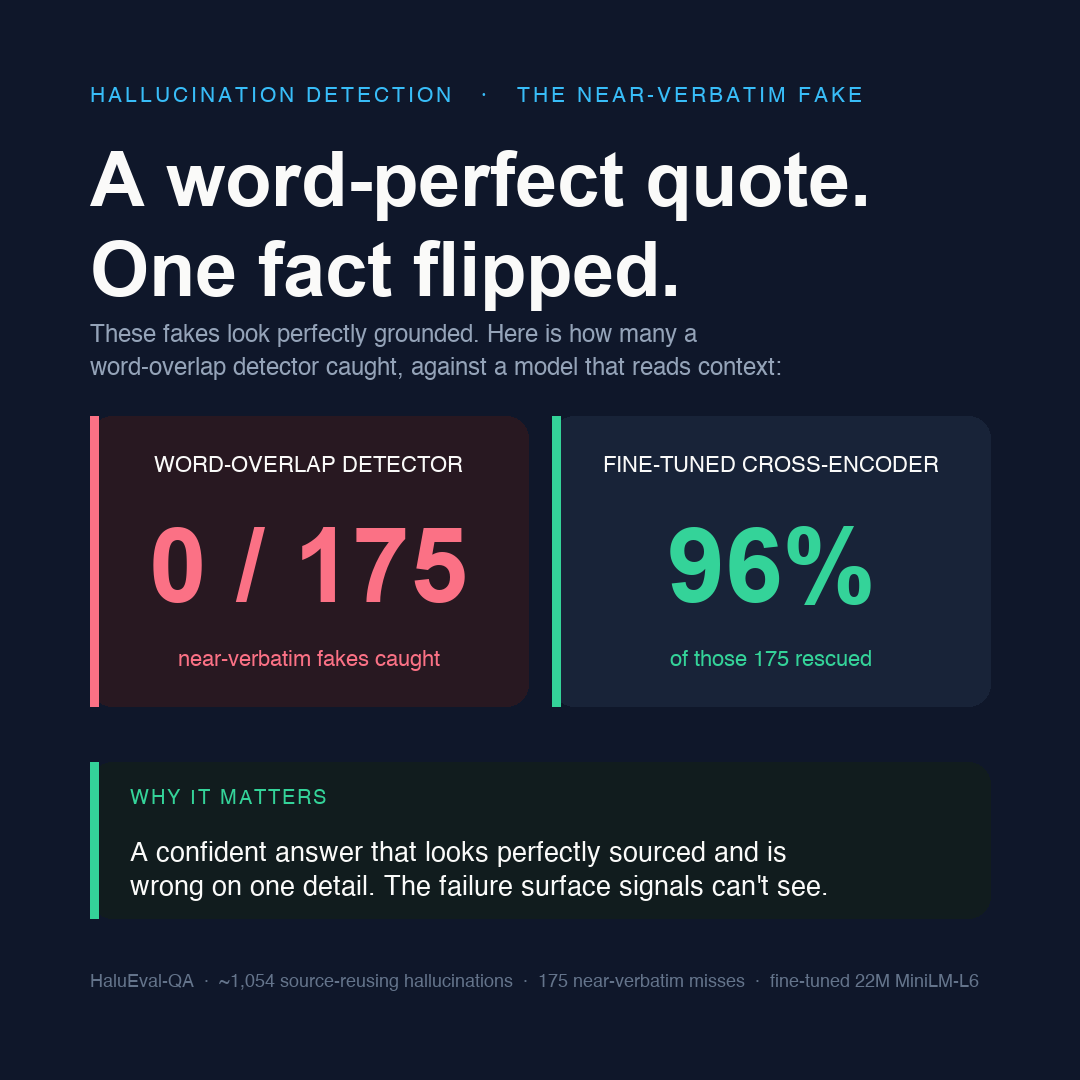

Write Python code to recreate this figure.
"""
Designed social asset for Post #64 — AI-Agent-Conversation-Quality-Scorer, Phase 3.
Claim carried: the sneakiest hallucination quotes its source almost word-for-word and
flips a single fact. A word-overlap detector caught 0 of the 175 near-verbatim fakes;
a fine-tuned 22M cross-encoder that reads the claim in context rescued 96% of them.

PIL-only (no matplotlib). 1080x1080, dark navy, typography-driven before/after card.
Every number on the graphic (0 / 175, 96%) appears verbatim in the post body.
"""
from PIL import Image, ImageDraw, ImageFont

W = H = 1080
BG      = (15, 23, 42)      # #0F172A slate-900
OFFW    = (250, 250, 249)   # #FAFAF9 off-white
SLATE   = (148, 163, 184)   # #94A3B8 muted label
ROSE    = (251, 113, 133)   # #FB7185 the miss
GREEN   = (52, 211, 153)    # #34D399 the rescue
SKY     = (56, 189, 248)    # #38BDF8 eyebrow
PANEL   = (24, 35, 56)      # slate-800-ish card fill (the rescue)
PANEL_R = (40, 24, 33)      # dark-rose card fill (the miss)
PANEL_S = (17, 28, 30)      # dark-slate takeaway strip
FOOT    = (100, 116, 139)   # #64748B footer

AB = "/System/Library/Fonts/Supplemental/Arial Bold.ttf"
HV = "/System/Library/Fonts/Helvetica.ttc"

def ab(sz): return ImageFont.truetype(AB, sz)
def hv(sz): return ImageFont.truetype(HV, sz)

img = Image.new("RGB", (W, H), BG)
d = ImageDraw.Draw(img)

LX, RX = 90, 990

def tracked(draw, x, y, text, font, fill, tracking):
    for ch in text:
        draw.text((x, y), ch, font=font, fill=fill, anchor="lm")
        x += draw.textlength(ch, font=font) + tracking
    return x

# --- Eyebrow ---
tracked(d, LX, 96, "HALLUCINATION DETECTION   ·   THE NEAR-VERBATIM FAKE", hv(21), SKY, 3)

# --- Headline (the post's opening claim) ---
hf = ab(76)
d.text((LX, 150), "A word-perfect quote.", font=hf, fill=OFFW, anchor="lt")
d.text((LX, 240), "One fact flipped.", font=hf, fill=OFFW, anchor="lt")

# context line under headline
d.text((LX, 324), "These fakes look perfectly grounded. Here is how many a",
       font=hv(24), fill=SLATE, anchor="lt")
d.text((LX, 357), "word-overlap detector caught, against a model that reads context:",
       font=hv(24), fill=SLATE, anchor="lt")

# --- Before/after hero: two panels ---
PT, PB = 416, 706
midgap = 24
lp_x0, lp_x1 = LX, (LX + RX) // 2 - midgap // 2
rp_x0, rp_x1 = (LX + RX) // 2 + midgap // 2, RX

d.rounded_rectangle([lp_x0, PT, lp_x1, PB], radius=22, fill=PANEL_R)
d.rectangle([lp_x0, PT, lp_x0 + 8, PB], fill=ROSE)     # accent bar on the miss panel
d.rounded_rectangle([rp_x0, PT, rp_x1, PB], radius=22, fill=PANEL)
d.rectangle([rp_x0, PT, rp_x0 + 8, PB], fill=GREEN)    # accent bar on the rescue panel

def panel_block(cx, label, num, ncol, sub, subcol):
    d.text((cx, PT + 50),  label, font=hv(22), fill=OFFW, anchor="mm")
    d.text((cx, PT + 150), num,   font=ab(104), fill=ncol, anchor="mm")
    d.text((cx, PT + 244), sub,   font=hv(22), fill=subcol, anchor="mm")

panel_block((lp_x0 + lp_x1) // 2, "WORD-OVERLAP DETECTOR",
            "0 / 175", ROSE, "near-verbatim fakes caught", ROSE)
panel_block((rp_x0 + rp_x1) // 2, "FINE-TUNED CROSS-ENCODER",
            "96%", GREEN, "of those 175 rescued", GREEN)

# --- Takeaway strip ---
ST, SB = 762, 918
d.rounded_rectangle([LX, ST, RX, SB], radius=22, fill=PANEL_S)
d.rectangle([LX, ST, LX + 8, SB], fill=GREEN)
tracked(d, LX + 40, ST + 36, "WHY IT MATTERS", hv(20), GREEN, 2)
d.text((LX + 40, ST + 92), "A confident answer that looks perfectly sourced and is", font=hv(27), fill=OFFW, anchor="lm")
d.text((LX + 40, ST + 126), "wrong on one detail. The failure surface signals can't see.", font=hv(27), fill=OFFW, anchor="lm")

# --- Footer ---
d.text((LX, 982),
       "HaluEval-QA  ·  ~1,054 source-reusing hallucinations  ·  175 near-verbatim misses  ·  fine-tuned 22M MiniLM-L6",
       font=hv(18), fill=FOOT, anchor="lm")

out = "/Users/anthonyrodrigues/Desktop/YC-Portfolio-Projects/AI-Agent-Conversation-Quality-Scorer/results/posts/post64_social.png"
img.save(out, "PNG")

# --- fit checks (printed for verification) ---
checks = {
    "headline1": d.textlength("A word-perfect quote.", font=ab(76)),
    "headline2": d.textlength("One fact flipped.", font=ab(76)),
    "ctx1": d.textlength("word-overlap detector caught, against a model that reads context:", font=hv(24)),
    "labelL": d.textlength("WORD-OVERLAP DETECTOR", font=hv(22)),
    "labelR": d.textlength("FINE-TUNED CROSS-ENCODER", font=hv(22)),
    "numL": d.textlength("0 / 175", font=ab(104)),
    "take1": d.textlength("A confident answer that looks perfectly sourced and is", font=hv(27)),
    "footer": d.textlength("HaluEval-QA  ·  ~1,054 source-reusing hallucinations  ·  175 near-verbatim misses  ·  fine-tuned 22M MiniLM-L6", font=hv(18)),
}
panel_w = lp_x1 - lp_x0
print("saved", out, "| panel_w", panel_w)
for k, v in checks.items():
    lim = (panel_w - 40) if k in ("labelL", "labelR", "numL") else 900
    print(f"{k}: {v:.0f}px" + ("  <-- OVER" if v > lim else ""))
